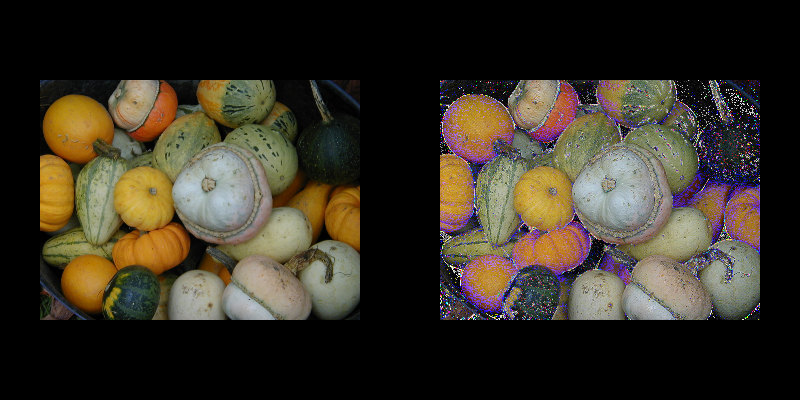

Generate this figure with Python:
#!/usr/bin/env python

# Apply a custom 3x3 sharpening convolution kernel to a grayscale image
# using vtkImageConvolve and display original vs filtered side by side.

import os
from pathlib import Path

# Factory overrides: importing these modules registers the OpenGL rendering
# and interaction style implementations for vtkRenderingCore factory classes.
import vtkmodules.vtkInteractionStyle  # noqa: F401
import vtkmodules.vtkRenderingOpenGL2  # noqa: F401
# VTK pipeline classes used in this example
from vtkmodules.vtkIOImage import vtkPNGReader
from vtkmodules.vtkImagingGeneral import vtkImageConvolve
from vtkmodules.vtkInteractionStyle import vtkInteractorStyleImage
from vtkmodules.vtkRenderingCore import (
    vtkImageActor,
    vtkRenderWindow,
    vtkRenderWindowInteractor,
    vtkRenderer,
)

# Colors (normalized RGB)
black_rgb = (0.0, 0.0, 0.0)

# Data directory: defaults to the folder containing this script
data_dir = Path(os.environ.get("VPE_DATA_DIR", Path(__file__).parent))

# Reader: load a grayscale PNG image
reader = vtkPNGReader()
reader.SetFileName(str(data_dir / "Gourds.png"))

# Filter: apply a 3x3 sharpening kernel
convolve = vtkImageConvolve()
convolve.SetInputConnection(reader.GetOutputPort())
# Sharpening kernel: center = 5, neighbors = -1, total = 1 (preserves brightness)
kernel = (
    0, -1, 0,
    -1, 5, -1,
    0, -1, 0,
)
convolve.SetKernel3x3(kernel)

# Actor 1: original image (left viewport)
actor_original = vtkImageActor()
actor_original.GetMapper().SetInputConnection(reader.GetOutputPort())

# Actor 2: sharpened image (right viewport)
actor_sharpened = vtkImageActor()
actor_sharpened.GetMapper().SetInputConnection(convolve.GetOutputPort())

# Renderer 1: left viewport — original
renderer_left = vtkRenderer()
renderer_left.SetViewport(0.0, 0.0, 0.5, 1.0)
renderer_left.AddActor(actor_original)
renderer_left.SetBackground(black_rgb)

# Renderer 2: right viewport — sharpened
renderer_right = vtkRenderer()
renderer_right.SetViewport(0.5, 0.0, 1.0, 1.0)
renderer_right.AddActor(actor_sharpened)
renderer_right.SetBackground(black_rgb)
renderer_right.SetActiveCamera(renderer_left.GetActiveCamera())

# Window: display the rendered scene
render_window = vtkRenderWindow()
render_window.AddRenderer(renderer_left)
render_window.AddRenderer(renderer_right)
render_window.SetWindowName("convolve")
render_window.SetMultiSamples(0)
render_window.SetSize(800, 400)

# Interactor: handle mouse and keyboard events with 2D image style
render_window_interactor = vtkRenderWindowInteractor()
interactor_style_image = vtkInteractorStyleImage()
render_window_interactor.SetInteractorStyle(interactor_style_image)
render_window_interactor.SetRenderWindow(render_window)

# Scene: configure parallel projection for 2D image viewing
renderer_left.ResetCamera()
renderer_left.GetActiveCamera().ParallelProjectionOn()

render_window_interactor.Initialize()
render_window_interactor.Start()
